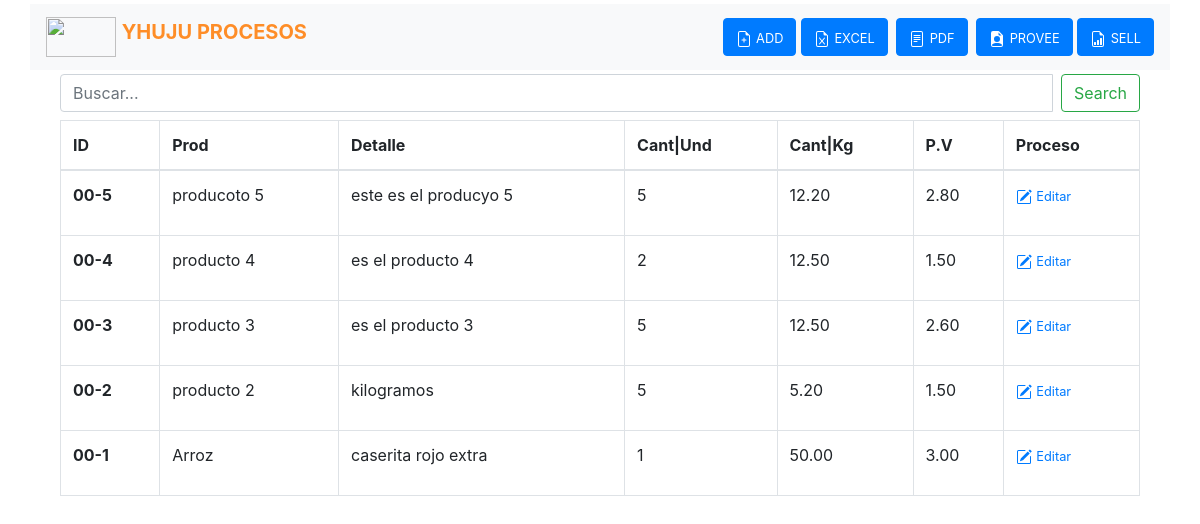
The page /pages/ (signed in) on the database as committed earlier.
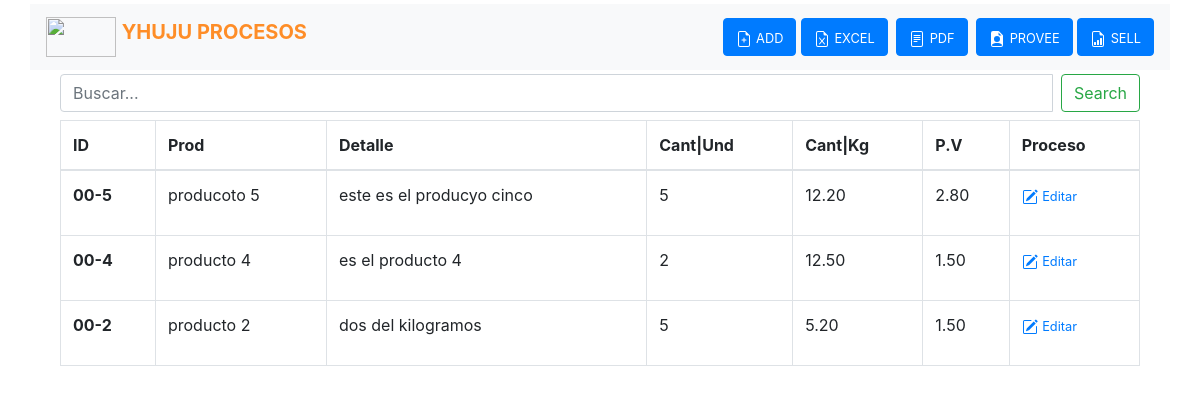
The same page on the database as committed later.
### pages/models.py (models this page shows, shortened)
class Page(models.Model):
    title = models.CharField(verbose_name="Título", max_length=200)
    content = RichTextField(verbose_name="Contenido")
    order = models.SmallIntegerField(verbose_name="order", default=0)
    decimal = models.DecimalField(verbose_name="Kilogramo",max_digits=6, decimal_places=2)
    pcompra = models.DecimalField(verbose_name="Precio Compra",max_digits=6, decimal_places=2)
    pventa = models.DecimalField(verbose_name="Precio Venta",max_digits=6, decimal_places=2)
    created = models.DateTimeField(auto_now_add=True, verbose_name="Fecha de creación")
    updated = models.DateTimeField(auto_now=True, verbose_name="Fecha de edición")
    class Meta:
        verbose_name = "página"
        verbose_name_plural = "páginas"
        ordering = ['order', 'title']

### pages/views.py (the view)
# urls.py: path('', PageListView.as_view(), name='pages'),
class PageListView(StaffRequiredMixin, ListView):
    model = Page

### pages/views.py (called while the page is built)
    def dispatch(self, request, *args, **kwargs):
        if not request.user.is_staff:
            return redirect(reverse_lazy('admin:login'))
        return super(StaffRequiredMixin, self).dispatch(request, *args, **kwargs)

### pages/templates/pages/page_list.html (shortened to what this page needs)
{% extends 'pages/base_control.html' %}
{% load static %}
{% block content%}
<main role="main">
  <div class="container mt-1">
    <div class="row">
        <nav class="navbar navbar-light bg-light col-md-12">
            <a class="navbar-brand" href="#">
              <img src="/static/core/yhuju.jpg" width="70" height="40" class="d-inline-block align-top" alt="">
              <b style="color: #FE8D27;">YHUJU PROCESOS</b>
            </a>
            <div class="row-fluid">
              <a type="nav-link" class="btn btn-primary"  href="{% url 'pages:create' %}">
                <small style="color:white">ADD</small>
              </a>
              <button type="button" class="btn btn-primary mr-1">
                  <small style="color:white">EXCEL</small>
              </button>
              <button type="button" class="btn btn-primary mr-1">
                  <small style="color:white">PDF</small>
              </button>
              <button type="button" class="btn btn-primary">
                  <small style="color:white">PROVEE</small>
              </button>
              <button type="button" class="btn btn-primary">
                  <small style="color:white">SELL</small>
              </button>
            </div>
        </nav>
        <div class="container mt-1">
            <div class="row">
            <div class="col-md-12 search">
                <form method="" action="">
                <div id="custom-search-input">
                    <div class="input-group col-md-12">
                    <input class="form-control text" name="buscalo" type="text" placeholder="Buscar..." aria-label="Search" name="buscar">
                    <button class="btn btn-outline-success ml-2 boton" type="submit">Search</button>
                    </div>
                </div>
                </form>
            </div>
            </div>
        </div>
    </div>
    <div class="container mb-4">
      <table class="table table-bordered mt-2">
        <thead>
          <tr>
            <th scope="col">ID</th>
            <th scope="col">Prod</th>
            <th scope="col">Detalle</th>
            <th scope="col">Cant|Und</th>
            <th scope="col">Cant|Kg</th>
            <th scope="col">P.V</th>
            <th scope="col">Proceso</th>
          </tr>
        </thead>
        <tbody>
          {% for page in page_list|dictsort:"id" reversed %}
          <tr>
            <th scope="row">{{"00-"}}{{page.id}}</th>
            <td>{{page.title}}</td>
            <td>{{page.content|striptags|safe|truncatechars:"200"}}</td>
            <td>{{page.order}}</td>
            <td>{{page.decimal|floatformat:2}}</td>
            <td>{{page.pventa|floatformat:2}}</td>
            <td>
                <p><a href="{% url 'pages:page' page.id page.title|slugify %}">
                  <small>Editar</small>
                </a>
                </p>
            </td>
          </tr>
          {% endfor %}
        </tbody>
      </table>
    </div>
  </div>
</main>
{% endblock %}

### pages/templates/pages/base_control.html (shortened to what this page needs)
<!doctype html>
<html lang="en">
  <head>
    <link rel="stylesheet" href="https://cdn.jsdelivr.net/npm/bootstrap@4.6.0/dist/css/bootstrap.min.css">
    {% load static %}
    <link href="{% static 'pages/css/custom_ckeditor.css' %}" rel="stylesheet">
  </head>
  <body>
    {% block content %}{% endblock %}
  </body>
</html>

Rows that differ between the two databases and show on the page:
removed Page: value "00-", id "3", title "producto 3", content "es el producto 3", order "5", decimal "12.50", pventa "2.60"
removed Page: value "00-", id "1", title "Arroz", content "caserita rojo extra", order "1", decimal "50.00", pventa "3.00"
changed Page "producoto 5": content "este es el producyo 5" → "este es el producyo cinco"
changed Page "producto 2": content "kilogramos" → "dos del kilogramos"
